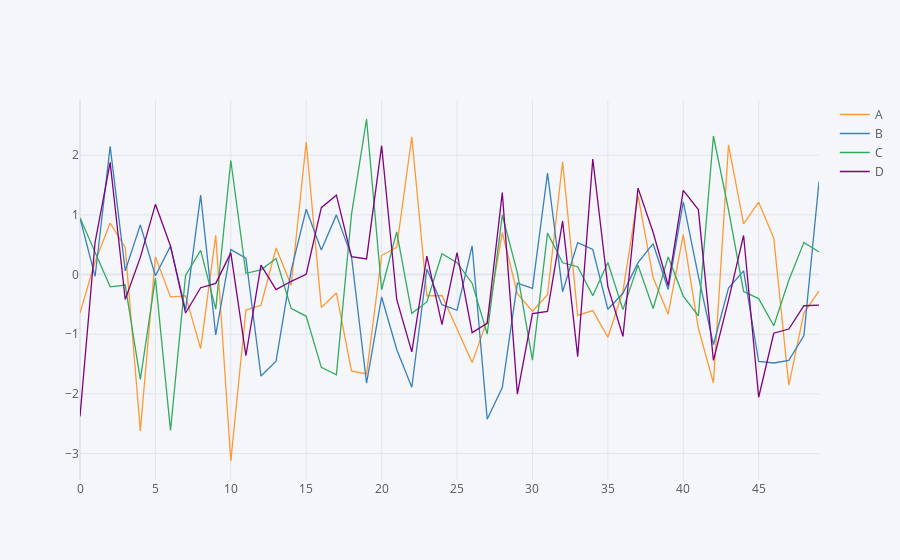

Here is the notebook cell this chart was saved with:
### Code cell
a=np.random.randn(50,4)     #a.shape 50,4
df1=pd.DataFrame(a,columns = ["A","B","C","D"])
df1.iplot()
plt.show()
